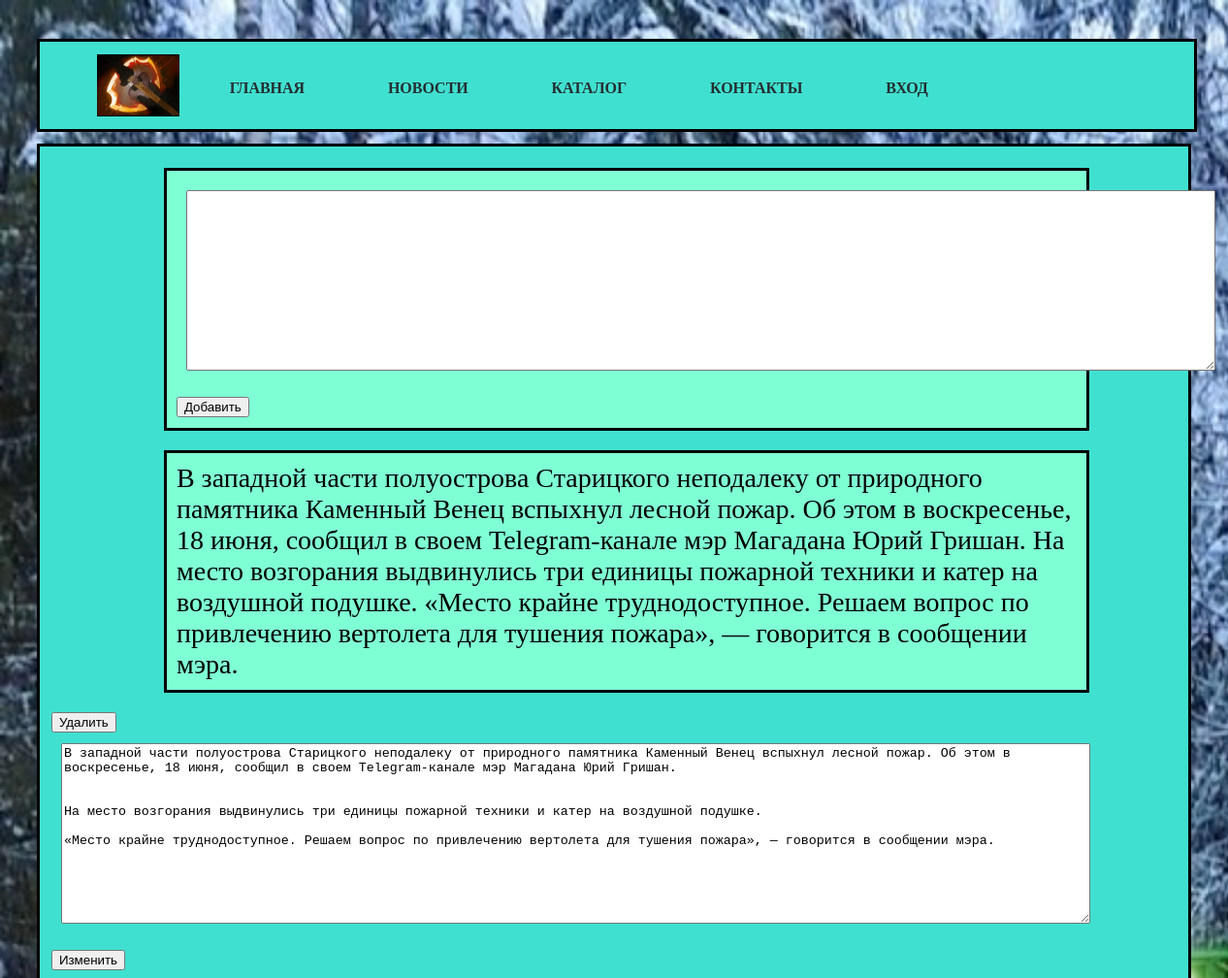
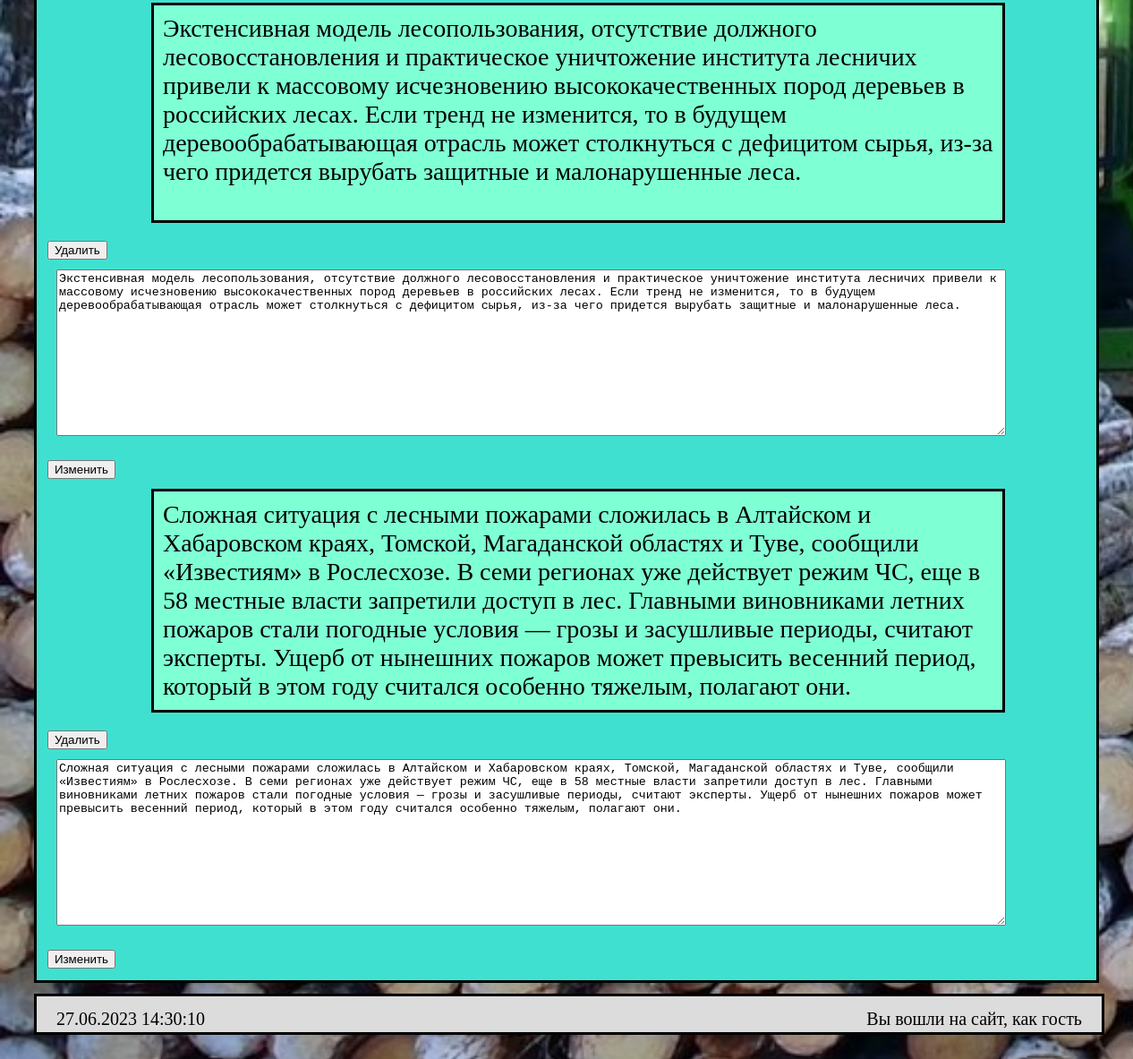
The app's page /новости_admin.php with its own data (2 pictures, top to bottom).
### tables this page shows
CREATE TABLE `news` (
  `id` int NOT NULL,
  `novosti` varchar(500) NOT NULL
);

### новости_admin.php (the view, shortened to what this page needs)
<!DOCTYPE html>
<html lang="ru">
<head>
<link rel="stylesheet" href="index.css">
<link rel="stylesheet" href="style.css">
</head>
<body>
<div id="container">
	<div id="header">
		<div id="header">
		<?php include('header.php')?>
	</div>
	</div>
	<div id="content">
		<div id="item">
			<form action="new.php" method="post">
				<textarea class="new" name="text" cols="130" rows="12"></textarea>
				<input type="submit" value="Добавить">
			</form>
		</div>
		<?php
			include ("bd.php");
			$query = 'select * from news order by id desc';
			$result = mysqli_query($link, $query);
			while ($data = mysqli_fetch_assoc($result)) {
		?>
		<div id="item"><?php echo $data['novosti'] ?></div>
		<form action='delete.php' method='post'>
                        <input type='submit' value='Удалить'></form>
		<form action='change.php' method='post'>
				<textarea class="new" name="text" cols="130" rows="12"><?php echo $data['novosti'] ?></textarea>
                        <input type='submit' value='Изменить'></form>
		<?php
			}
		?>
	</div>
	<div id="footer">
	<?php include('footer.php') ?>
	</div>
</div>
</body>
</html>

### index.css (style rules this page uses)
body { background-image:url(лесник.jpg); background-size: cover; height: auto; width: auto; }
#container { max-width:1400px; min-height:800px; margin:10px auto; padding:30px; font-size: 28px; display: flex; flex-direction: column; }
.new { margin: 10px 10px; }
#content { background: #40E0D0; width:100%; min-height:500px; border: solid; display: flex; flex-direction: column; margin:1% auto; padding:1% 1% 1% 1%; box-sizing: border-box; justify-content: center; }
#item { background: #7FFFD4; width:80%; min-height:220px; border: solid; margin: 10px 10%; padding: 10px 10px; }
#footer { background: #DCDCDC; width: 100%; height: 40px; border: solid; }

### records on screen
news: novosti "В западной части полуострова Старицкого неподалеку от природного памятника Каменный Венец вспыхнул лесной пожар. Об этом в воскресенье, 18 июня, сообщил в своем Telegram-канале мэр Магадана Юрий Гришан. На место возгорания выдвинулись три единицы пожарной техники и катер на воздушной подушке. «Место крайне труднодоступное. Решаем вопрос по привлечению вертолета для тушения пожара», — говорится в сообщении мэра.", text "В западной части полуострова Старицкого неподалеку от природного памятника Каменный Венец вспыхнул лесной пожар. Об этом в воскресенье, 18 июня, сообщил в своем Telegram-канале мэр Магадана Юрий Гришан. На место возгорания выдвинулись три единицы пожарной техники и катер на воздушной подушке. «Место крайне труднодоступное. Решаем вопрос по привлечению вертолета для тушения пожара», — говорится в сообщении мэра."
news: novosti "Экстенсивная модель лесопользования, отсутствие должного лесовосстановления и практическое уничтожение института лесничих привели к массовому исчезновению высококачественных пород деревьев в российских лесах. Если тренд не изменится, то в будущем деревообрабатывающая отрасль может столкнуться с дефицитом сырья, из-за чего придется вырубать защитные и малонарушенные леса.", text "Экстенсивная модель лесопользования, отсутствие должного лесовосстановления и практическое уничтожение института лесничих привели к массовому исчезновению высококачественных пород деревьев в российских лесах. Если тренд не изменится, то в будущем деревообрабатывающая отрасль может столкнуться с дефицитом сырья, из-за чего придется вырубать защитные и малонарушенные леса."
news: novosti "Сложная ситуация с лесными пожарами сложилась в Алтайском и Хабаровском краях, Томской, Магаданской областях и Туве, сообщили «Известиям» в Рослесхозе. В семи регионах уже действует режим ЧС, еще в 58 местные власти запретили доступ в лес. Главными виновниками летних пожаров стали погодные условия — грозы и засушливые периоды, считают эксперты. Ущерб от нынешних пожаров может превысить весенний период, который в этом году считался особенно тяжелым, полагают они.", text "Сложная ситуация с лесными пожарами сложилась в Алтайском и Хабаровском краях, Томской, Магаданской областях и Туве, сообщили «Известиям» в Рослесхозе. В семи регионах уже действует режим ЧС, еще в 58 местные власти запретили доступ в лес. Главными виновниками летних пожаров стали погодные условия — грозы и засушливые периоды, считают эксперты. Ущерб от нынешних пожаров может превысить весенний период, который в этом году считался особенно тяжелым, полагают они."
